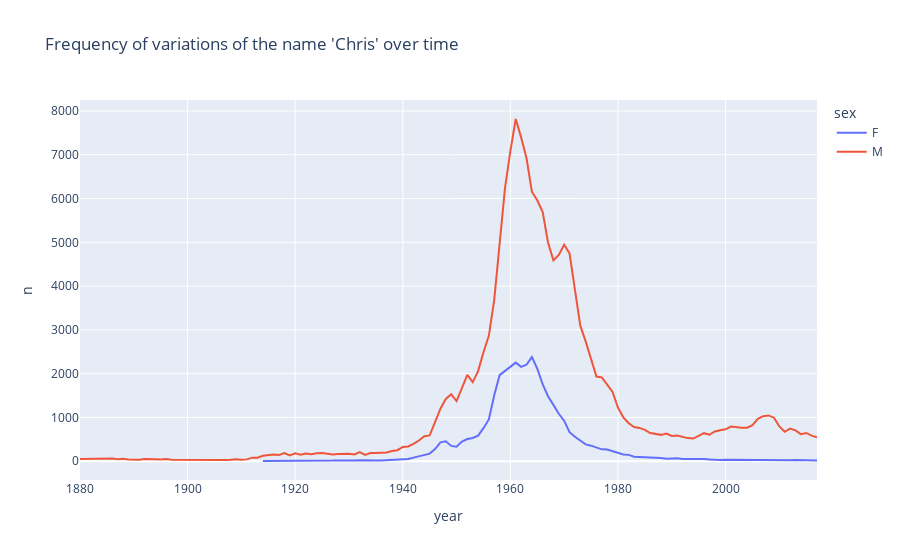

Source (notebook cell):
### Code cell
# 3. Using plotly express, make a plot of the names over time with aggregated frequency 
# (either proportion or count is fine) on the y-axis, year on the x-axis, and separate 
# lines for males and females. (See example below - or figure "pxfig.png" in repository).

# Import plotyly.express as px
import plotly.express as px

# Group by sex and year, reset the index
plotDf = namesFinal.groupby(['sex', 'year']).sum()
plotDf = plotDf.reset_index()

# Plot this
figure = px.line(plotDf, x = 'year', y = 'n', color = 'sex', title = "Frequency of variations of the name 'Chris' over time")
figure.show()

### Figure 1 — Plotly figure (JSON) as saved in the notebook; plotly's stock layout.template omitted (floating-point values rounded to 4 significant figures; data arrays with more than 128 entries replaced by an {"elided": "..."} marker saying what was removed)
{"data": [{"hovertemplate": "sex=F<br>year=%{x}<br>n=%{y}<extra></extra>", "legendgroup": "F", "line": {"color": "#636efa", "dash": "solid"}, "mode": "lines", "name": "F", "orientation": "v", "showlegend": true, "type": "scatter", "x": [1914, 1917, 1919, 1920, 1921, 1922, 1923, 1924, 1925, 1926, 1927, 1928, 1929, 1930, 1931, 1932, 1933, 1934, 1935, 1936, 1937, 1938, 1939, 1940, 1941, 1942, 1943, 1944, 1945, 1946, 1947, 1948, 1949, 1950, 1951, 1952, 1953, 1954, 1955, 1956, 1957, 1958, 1959, 1960, 1961, 1962, 1963, 1964, 1965, 1966, 1967, 1968, 1969, 1970, 1971, 1972, 1973, 1974, 1975, 1976, 1977, 1978, 1979, 1980, 1981, 1982, 1983, 1984, 1985, 1986, 1987, 1988, 1989, 1990, 1991, 1992, 1993, 1994, 1995, 1996, 1997, 1998, 1999, 2000, 2001, 2002, 2003, 2004, 2005, 2006, 2007, 2008, 2009, 2010, 2011, 2012, 2013, 2014, 2015, 2016, 2017], "xaxis": "x", "y": [8, 6, 7, 11, 6, 12, 14, 14, 7, 13, 15, 20, 16, 14, 15, 22, 17, 14, 19, 20, 26, 26, 35, 40, 52, 83, 118, 139, 174, 277, 433, 455, 351, 333, 452, 509, 531, 586, 756, 955, 1508, 1967, 2061, 2160, 2253, 2157, 2204, 2379, 2116, 1759, 1486, 1288, 1085, 927, 664, 558, 473, 386, 356, 305, 272, 270, 233, 200, 155, 146, 102, 99, 94, 85, 71, 73, 56, 60, 69, 50, 53, 42, 45, 50, 42, 29, 27, 32, 31, 31, 26, 35, 21, 19, 26, 30, 25, 24, 15, 23, 30, 24, 32, 22, 20], "yaxis": "y"}, {"hovertemplate": "sex=M<br>year=%{x}<br>n=%{y}<extra></extra>", "legendgroup": "M", "line": {"color": "#EF553B", "dash": "solid"}, "mode": "lines", "name": "M", "orientation": "v", "showlegend": true, "type": "scatter", "x": {"elided": "138 int values"}, "xaxis": "x", "y": {"elided": "138 int values"}, "yaxis": "y"}], "layout": {"legend": {"title": {"text": "sex"}, "tracegroupgap": 0}, "title": {"text": "Frequency of variations of the name 'Chris' over time"}, "xaxis": {"anchor": "y", "domain": [0, 1], "title": {"text": "year"}}, "yaxis": {"anchor": "x", "domain": [0, 1], "title": {"text": "n"}}}}
